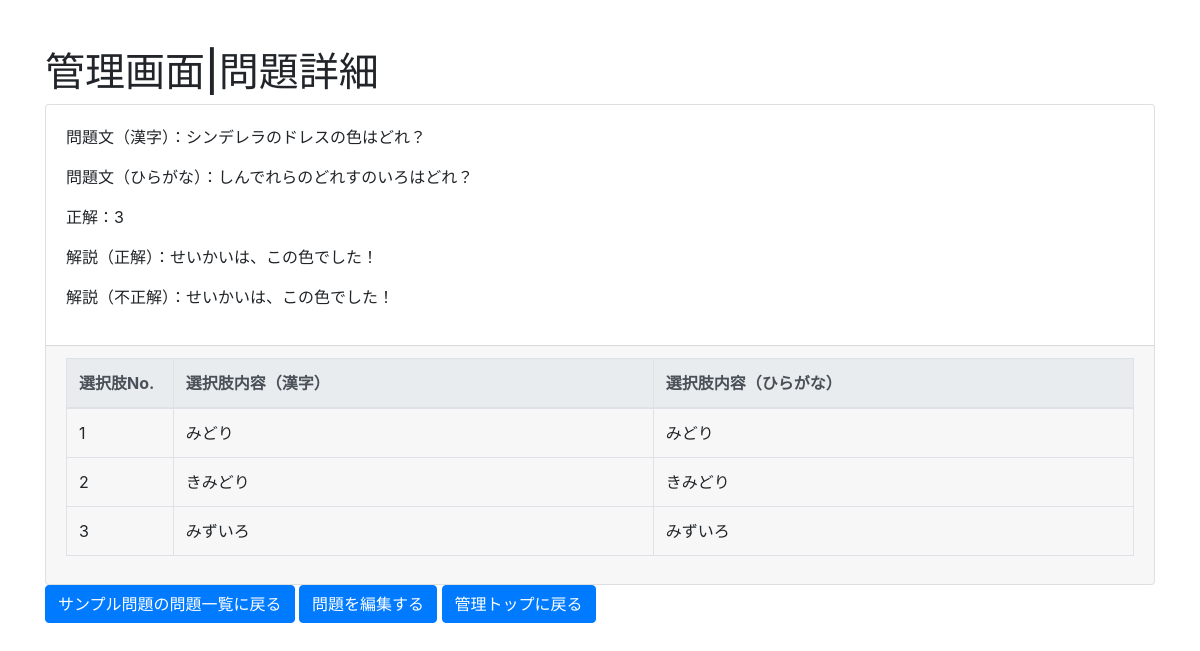
The app's page /edit/detail/27/48/ (signed in) with its own data.
### question/models.py (models this page shows, shortened)
class Question(models.Model):
    body = models.CharField('本文（漢字）', max_length=1024)
    body_kana = models.CharField('本文（ひらがな）', max_length=1024, default="")
    Category = models.ManyToManyField(Category)
    question_no = models.PositiveSmallIntegerField(verbose_name='問題No.', default=0)
    answer_choice_no = models.PositiveSmallIntegerField(verbose_name='正解No.', default=1)
    ok_comment = models.CharField('解説（正解の場合）', max_length=1024, default="")
    ng_comment = models.CharField('解説（不正解の場合）', max_length=1024, default="")
    question_disp_type = models.ForeignKey(QuestionDispType, on_delete=models.SET_DEFAULT, default=set_default_disp_type)

class TextChoice(models.Model):
    body = models.CharField('選択肢（漢字）', max_length=512)
    body_kana = models.CharField('選択肢（ひらがな）', max_length=1024, default="")
    Question = models.ForeignKey(Question, on_delete=models.CASCADE)
    choice_no = models.PositiveSmallIntegerField(verbose_name='選択肢No.', default=1)

class Category(models.Model):
    name = models.CharField('カテゴリ名称', max_length=512, blank=False)
    category_no = models.PositiveSmallIntegerField(verbose_name='カテゴリNo.', default=1)
    CategoryGroup = models.ForeignKey(CategoryGroup, on_delete=models.CASCADE, default=set_default_cateory_group)
    img = models.ImageField(verbose_name='画像', upload_to='images/', null=True)

### edit/views.py (the view)
# urls.py: path('detail/<int:category_id>/<int:pk>/', views.QuestionDetail.as_view(), name='question_detail'),
class QuestionDetail(LoginRequiredMixin, DetailView):
    model = Question
    def get_context_data(self, **kwargs):
        context = super().get_context_data(**kwargs)
        question = context.get("object")
        choices = question.textchoice_set.all().order_by("choice_no")
        context["choices"] = choices
        context["category_id"] = self.kwargs.get('category_id')
        if self.kwargs.get('category_id'):
            context["category_name"] = Category.objects.get(pk=self.kwargs.get('category_id')).name
        return context

### edit/views.py (called while the page is built)
    @method_decorator(login_required(login_url = '/accounts/login/'))
    def dispatch(self, request, *args, **kwargs):
        return super(LoginRequiredMixin, self).dispatch(request, *args, **kwargs)

### edit/templates/question/question_detail.html (shortened to what this page needs)
{% extends 'question/base.html' %}
{% block page_title %}管理画面|問題詳細{% endblock %}
{% block content %}
  <div class="container">
    <div class="row">
      <div class="col-12">
        <div class="card card-default">
          <div class="card-body">
            <p>問題文（漢字）：{{ question.body|linebreaksbr }}</p>
            <p>問題文（ひらがな）：{{ question.body_kana|linebreaksbr }}</p>
            <p>正解：{{ question.answer_choice_no }}</p>
            <p>解説（正解）：{{ question.ok_comment|linebreaksbr }}</p>
            <p>解説（不正解）：{{ question.ng_comment|linebreaksbr }}</p>
          </div>
          <div class="card-footer">
            <table class="table table-bordered">
                <thead class="thead-light">
                    <tr><th style="width:10%">選択肢No.</th><th style="width:45%">選択肢内容（漢字）</th><th style="width:45%">選択肢内容（ひらがな）</th></tr>
                </thead>
            {% for text_choice in choices %}
                <tr>
                  <td style="width:10%">{{ text_choice.choice_no }}</td>
                  <td style="width:45%">{{ text_choice.body|linebreaksbr }}</td>
                  <td style="width:45%">{{ text_choice.body_kana|linebreaksbr }}</td>
                </tr>
            </div>
            {% endfor %}
          </div>
        </div>
    <div class="row">
      <div class="col-12">
        {% if category_id %}
          <a class="btn btn-primary" href="{% url 'category_question_list' category_id %}" role="button">{{ category_name }}の問題一覧に戻る</a>
        {% else %}
          <a class="btn btn-primary" href="{% url 'question_list' %}" role="button">問題一覧に戻る</a>
        {% endif %}
        <a class="btn btn-primary" href="{% url 'question_update' question.id %}" role="button">問題を編集する</a>
        <a class="btn btn-primary" href="{% url 'category_group_list' %}" role="button">管理トップに戻る</a>
      </div>
    </div>
{% endblock %}

### records on screen
Question: body "シンデレラのドレスの色はどれ？", body_kana "しんでれらのどれすのいろはどれ？", answer_choice_no "3", ok_comment "せいかいは、この色でした！", ng_comment "せいかいは、この色でした！"
TextChoice: choice_no "1", body "みどり", body_kana "みどり"
TextChoice: choice_no "2", body "きみどり", body_kana "きみどり"
TextChoice: choice_no "3", body "みずいろ", body_kana "みずいろ"
Category: name "サンプル問題"
